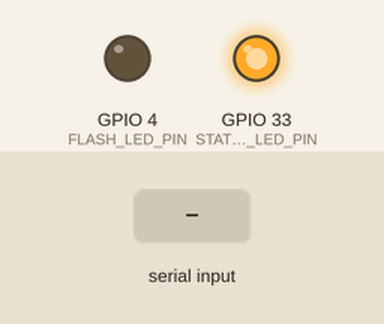
The program below on a simulated ESP32. Shown: output pins drawn as LEDs (lit = HIGH). The test bench sets the inputs (shaded band). The camera gives no picture; what the program prints to the serial monitor is not drawn.

Above: at 2.5 s.
2.6 s: "FLASH_ON\n" received over Serial
At 3.1 s:
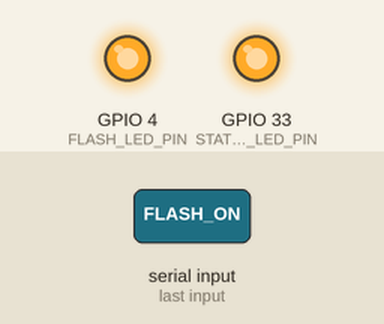
4.1 s: "c\n" received over Serial
At 5.3 s:
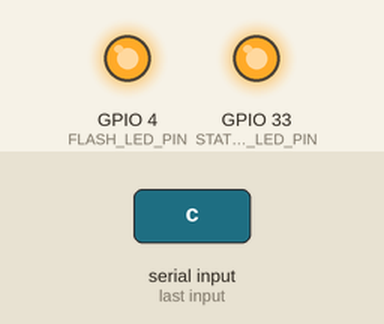
5.6 s: "FLASH_OFF\n" received over Serial
At 6.5 s:
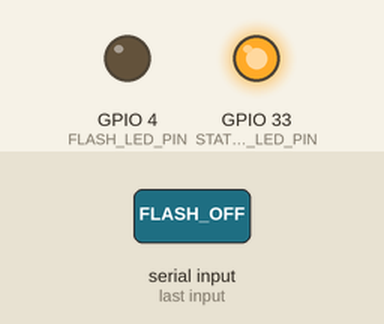
Timing chart, 0 to 8.6 s (numbered marks = the images above; inputs shaded):
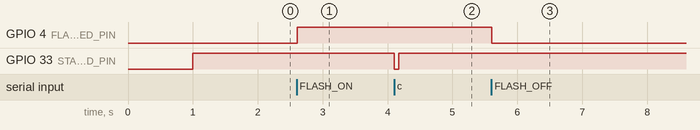

Measured:
- after the input at 2.6 s, GPIO 4 (FLASH_LED_PIN): LOW → HIGH at once
- after the input at 4.1 s, GPIO 33 (STATUS_LED_PIN): HIGH → LOW at once, → HIGH 0.06 s later
- after the input at 5.6 s, GPIO 4 (FLASH_LED_PIN): HIGH → LOW at once

The program:

main.cpp
```cpp
/**
 * =============================================================================
 * Hydroponics Platform — ESP32-CAM Wired Ingestion Firmware
 * Board: AI-Thinker ESP32-CAM (OV2640) with USB Shield
 * =============================================================================
 */

#include "esp_camera.h"
#include <Arduino.h>

// AI-Thinker ESP32-CAM Pin Definitions
#define PWDN_GPIO_NUM     32
#define RESET_GPIO_NUM    -1
#define XCLK_GPIO_NUM      0
#define SIOD_GPIO_NUM     26
#define SIOC_GPIO_NUM     27

#define Y9_GPIO_NUM       35
#define Y8_GPIO_NUM       34
#define Y7_GPIO_NUM       39
#define Y6_GPIO_NUM       36
#define Y5_GPIO_NUM       21
#define Y4_GPIO_NUM       19
#define Y3_GPIO_NUM       18
#define Y2_GPIO_NUM        5
#define VSYNC_GPIO_NUM    25
#define HREF_GPIO_NUM     23
#define PCLK_GPIO_NUM     22

// Onboard Flash LED (GPIO 4) & Status LED (GPIO 33 - Inverted)
#define FLASH_LED_PIN      4
#define STATUS_LED_PIN    33

void initCamera() {
  camera_config_t config;
  config.ledc_channel = LEDC_CHANNEL_0;
  config.ledc_timer = LEDC_TIMER_0;
  config.pin_d0 = Y2_GPIO_NUM;
  config.pin_d1 = Y3_GPIO_NUM;
  config.pin_d2 = Y4_GPIO_NUM;
  config.pin_d3 = Y5_GPIO_NUM;
  config.pin_d4 = Y6_GPIO_NUM;
  config.pin_d5 = Y7_GPIO_NUM;
  config.pin_d6 = Y8_GPIO_NUM;
  config.pin_d7 = Y9_GPIO_NUM;
  config.pin_xclk = XCLK_GPIO_NUM;
  config.pin_pclk = PCLK_GPIO_NUM;
  config.pin_vsync = VSYNC_GPIO_NUM;
  config.pin_href = HREF_GPIO_NUM;
  config.pin_sccb_sda = SIOD_GPIO_NUM;
  config.pin_sccb_scl = SIOC_GPIO_NUM;
  config.pin_pwdn = PWDN_GPIO_NUM;
  config.pin_reset = RESET_GPIO_NUM;
  config.xclk_freq_hz = 20000000;
  config.pixel_format = PIXFORMAT_JPEG;

  // PSRAM optimization
  if (psramFound()) {
    config.frame_size = FRAMESIZE_SVGA; // 800x600 (High detail & fast transfer)
    config.jpeg_quality = 12;           // 0-63 (lower = higher quality)
    config.fb_count = 2;
  } else {
    config.frame_size = FRAMESIZE_VGA;  // 640x480
    config.jpeg_quality = 15;
    config.fb_count = 1;
  }

  // Camera init
  esp_err_t err = esp_camera_init(&config);
  if (err != ESP_OK) {
    Serial.printf("ERR: Camera init failed with error 0x%x\n", err);
    return;
  }

  // Sensor adjustments for plant canopy observation
  sensor_t *s = esp_camera_sensor_get();
  if (s != NULL) {
    s->set_brightness(s, 1);     // -2 to 2
    s->set_contrast(s, 1);       // -2 to 2
    s->set_saturation(s, 1);     // -2 to 2 (enhance green hues)
    s->set_whitebal(s, 1);       // 0 = disable , 1 = enable
    s->set_awb_gain(s, 1);       // 0 = disable , 1 = enable
    s->set_wb_mode(s, 0);        // 0 to 4 - if awb_gain enabled (0 - Auto, 1 - Sunny, 2 - Cloudy, 3 - Office, 4 - Home)
  }

  Serial.println("STATUS: Camera initialized successfully.");
}

void captureAndSendFrame() {
  digitalWrite(STATUS_LED_PIN, LOW); // Turn on red status LED during capture

  camera_fb_t *fb = esp_camera_fb_get();
  if (!fb) {
    Serial.println("ERR: Frame capture failed");
    digitalWrite(STATUS_LED_PIN, HIGH);
    return;
  }

  // Send framing envelope
  Serial.printf("\n---FRAME_START:%u---\n", fb->len);
  Serial.write(fb->buf, fb->len);
  Serial.print("\n---FRAME_END---\n");

  esp_camera_fb_return(fb);
  digitalWrite(STATUS_LED_PIN, HIGH); // Turn off status LED
}

void setup() {
  Serial.begin(115200);
  delay(1000);

  pinMode(FLASH_LED_PIN, OUTPUT);
  pinMode(STATUS_LED_PIN, OUTPUT);
  digitalWrite(FLASH_LED_PIN, LOW);
  digitalWrite(STATUS_LED_PIN, HIGH);

  Serial.println("\n[Hydroponics ESP32-CAM Node] Initializing...");
  initCamera();
  Serial.println("READY: Send 'c' or 'CAPTURE' to take photo.");
}

void loop() {
  if (Serial.available() > 0) {
    String cmd = Serial.readStringUntil('\n');
    cmd.trim();

    if (cmd == "c" || cmd == "CAPTURE") {
      captureAndSendFrame();
    } else if (cmd == "FLASH_ON") {
      digitalWrite(FLASH_LED_PIN, HIGH);
      Serial.println("STATUS: Flash ON");
    } else if (cmd == "FLASH_OFF") {
      digitalWrite(FLASH_LED_PIN, LOW);
      Serial.println("STATUS: Flash OFF");
    } else if (cmd == "PING") {
      Serial.println("PONG: ESP32-CAM ONLINE");
    }
  }
  delay(10);
}
```
